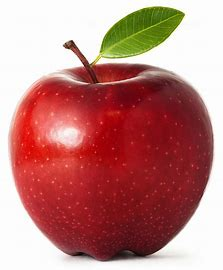
#> input picture openCV_class(cv2)/06_Feature_Transform/img/apple.jpg, 223 x 270 px
$ python h_ORBMatcher02.py
#> lines starting #> are read from the running program, lines starting #| are printed output that depends on the picture
import cv2
import numpy as np

#https://docs.opencv.org/4.9.0/db/d39/classcv_1_1DescriptorMatcher.html
#BFMatcher  :  특징이 얼마나 유사한지를 확인 -> 두 이미지의 특징점이 무차별 대입 방식 [임계값 없다]
#FLANN : 최근접 이웃 탐색 알고리즘을 사용 -> 무작위 트리 기반

# 이미지를 읽어온다.
img1 = cv2.imread('img/apple.jpg', cv2.IMREAD_GRAYSCALE)  # 원본 이미지
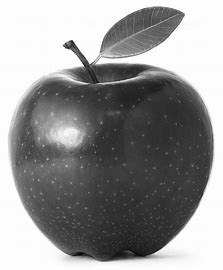
#> img1: shape (270, 223); min 0, max 255, mean 148
img2 = cv2.imread('img/apples.jpg', cv2.IMREAD_GRAYSCALE)  # 비교 대상 이미지
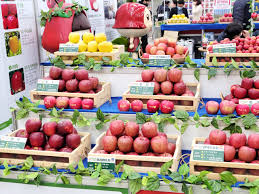
#> input picture openCV_class(cv2)/06_Feature_Transform/img/apples.jpg, 259 x 194 px
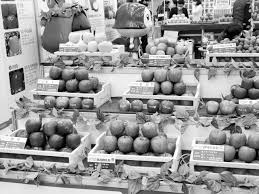
#> img2: shape (194, 259); min 0, max 255, mean 150.6

# ORB 디텍터를 생성한다.
orb = cv2.ORB_create()
kp1, des1 = orb.detectAndCompute(img1, None)
#> kp1 = 333 keypoints; strongest (x, y, size): (71, 40, 31), (72, 41, 37.2), (64, 46, 31), (65, 46, 44.6)
kp2, des2 = orb.detectAndCompute(img2, None)
#> kp2 = 430 keypoints; strongest (x, y, size): (210, 59, 31), (179, 39, 31), (192, 103, 31), (94, 145, 31)

index_params =dict(algorithm = None)
search_params =dict(checks = 50)

fl = cv2.FlannBasedMatcher(index_params, search_params)

des1 = des1.astype(np.float32)
des2 = des2.astype(np.float32)


matches = fl.knnMatch(des1,des2,k=2)
#> matches = 333 matches
print(matches)
#> (printed output is left out)

'''
for i,(m,n) in enumerate(matches):
    print(f'매칭 페어 {i}')
    print(f'첫번째 매칭 (m) - {m.distance} {m.imgIdx} {m.queryIdx} {m.trainIdx}')
    print(f'두번째 매칭 (n) - {n.distance} {n.imgIdx} {n.queryIdx} {n.trainIdx}')
'''

good_match =[]
for m,n in matches:
    if m.distance < 0.75 * n.distance:
        good_match.append(m)
#> after the loop, good_match = 4 matches


# 매칭 결과를 그린다. 두이미지 사이에 매칭된 키포인트를 하나의 이미지에 나란히 표시하여 그리는 메소드
img3 = cv2.drawMatches(img1, kp1,
                       img2, kp2,
                       good_match,  #DMatch 객체의 리스트 : 일반적인 매칭 알고리즘 BFMatcher , FLANN 사용
                       None,
                       flags=cv2.DrawMatchesFlags_NOT_DRAW_SINGLE_POINTS)
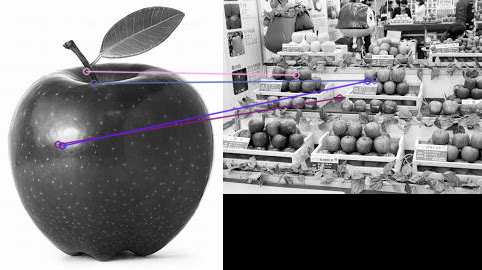
#> img3: shape (270, 482, 3); mean of channels 0, 1, 2 127.3, 125.9, 126.6; drawn as B, G, R

# 결과를 출력한다.
cv2.imshow('Feature Matching', img3)
cv2.waitKey(0)
cv2.destroyAllWindows()
